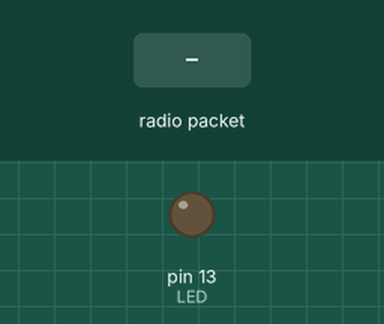
Simulated run of this sketch. Board: Arduino Uno, built with avr-gcc and run on an emulated ATmega328P. On the bench: output pins drawn as LEDs (lit = HIGH). Inputs (shaded band) come from the test bench. No radio packets arrive unless stated; pins used as bus, display or sensor lines are not drawn; what the sketch prints to the serial monitor is not drawn.

Above: at 1.3 s.
1.4 s: radio packet "1" arrives
Timing chart, 0 to 4.4 s (numbered marks = the images above; inputs shaded):
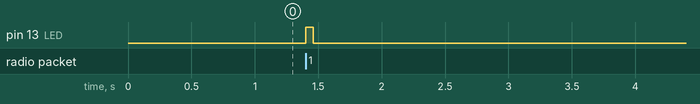

The sketch:

RFM95W_RX.ino
```cpp
#include <SPI.h>
#include <RH_RF95.h>
//In this instructable I don't use a sensor to generate data. If you wan't to
//send sensordata you need to attach a sensor and write this to a variable
//Set the temp variable.
float variable = 5.0;

//Pin 11 on the arduino is het MOSI pin master out slave in for data from arduino to radio
//Pin 12 on the arduino is the MISO pin master in slave out for data from radio to the arduino
//Pin 13 on the arduino is the sck pin is the clock pin

//Following pins can be any digital pin on the arduino
//Pin 2 is the reset pin for the radio low sets it into reset
#define RESET 2

//Pin 3 used for interrupt request notification
#define DIO0 3

//Pin 4 is dropped low to start SPI transaction
#define NSS 4

//Define your frequency.
//Check the allowed frequencies in your country and the
//frequency on the back of your board.
//#define FREQ 868.0 //433.0 //915.0
#define FREQ 433.0

//define the ledpin
#define LED 13

//construct the lora connection
RH_RF95 rf95(NSS, DIO0);


void setup()
{
  pinMode(LED, OUTPUT);
  pinMode(RESET, OUTPUT);
  digitalWrite(RESET, HIGH);

  while(!Serial);
  Serial.begin(9600);
  delay(100);

  digitalWrite(RESET, LOW);
  delay(10);
  digitalWrite(RESET, HIGH);
  delay(10);

  //initialize the lora connection
  while(!rf95.init()) {
  //Serial.println("Initializing...");
  while (1);
  }
  //Serial.println("Succeeded");

  //set the lora frequency
  if (!rf95.setFrequency(FREQ)) {
    //Serial.println("Cant set frequency");
    while (1);
  }
  //Serial.print("Set freq to: "); Serial.println(FREQ);
  //set the transmission power from 5 to 23
  rf95.setTxPower(5, false);
}

void loop()
{
  if (rf95.available())
  {
    //read the message())
    uint8_t buf[RH_RF95_MAX_MESSAGE_LEN];
    uint8_t len = sizeof(buf);

    if (rf95.recv(buf, &len))
    {
      //receive message
      digitalWrite(LED, HIGH);
      //RH_RF95::printBuffer("Received: " , buf, len);
      //Serial.print("Got: ");
      Serial.println((char*)buf);

      //Send reply
      uint8_t data[] = "Ack";
      rf95.send(data, sizeof(data));
      rf95.waitPacketSent();
      //Serial.println("Reply");
      digitalWrite(LED, LOW);
    }
    else
    {
      //if receive failed
      Serial.println("failed");
    }
  }
}
```

Measured:
- after the input at 1.4 s, pin 13 (LED): LOW → HIGH at once, → LOW 0.06 s later
